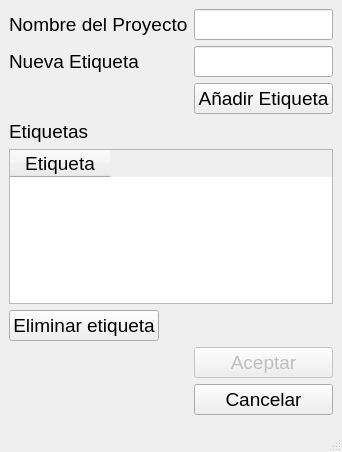
<?xml version="1.0" encoding="UTF-8"?>
<ui version="4.0">
    <class>MainWindow</class>
    <widget class="QMainWindow" name="MainWindow">
        <property name="geometry">
            <rect>
                <x>0</x>
                <y>0</y>
                <width>342</width>
                <height>452</height>
            </rect>
        </property>
        <property name="font">
            <font>
                <pointsize>14</pointsize>
            </font>
        </property>
        <property name="windowTitle">
            <string>Crear proyecto</string>
        </property>
        <widget class="QWidget" name="centralwidget">
            <layout class="QFormLayout" name="formLayout">
                <item row="1" column="1">
                    <widget class="QLineEdit" name="lineEdit_nombreProyecto"/>
                </item>
                <item row="5" column="0">
                    <widget class="QLabel" name="label_NuevaEtiqueta">
                        <property name="font">
                            <font>
                                <pointsize>14</pointsize>
                            </font>
                        </property>
                        <property name="text">
                            <string>Nueva Etiqueta</string>
                        </property>
                    </widget>
                </item>
                <item row="5" column="1">
                    <widget class="QLineEdit" name="lineEdit_nuevaEtiqueta"/>
                </item>
                <item row="8" column="0">
                    <widget class="QLabel" name="label__Etiquetas">
                        <property name="font">
                            <font>
                                <pointsize>14</pointsize>
                            </font>
                        </property>
                        <property name="text">
                            <string>Etiquetas</string>
                        </property>
                    </widget>
                </item>
                <item row="9" column="0" colspan="2">
                    <widget class="QTableWidget" name="tableWidget_etiquetas">
                        <property name="font">
                            <font>
                                <pointsize>14</pointsize>
                            </font>
                        </property>
                        <column>
                            <property name="text">
                                <string>Etiqueta</string>
                            </property>
                        </column>
                    </widget>
                </item>
                <item row="6" column="1">
                    <widget class="QPushButton" name="pushButton_addlabel">
                        <property name="font">
                            <font>
                                <pointsize>14</pointsize>
                            </font>
                        </property>
                        <property name="text">
                            <string>Añadir Etiqueta</string>
                        </property>
                    </widget>
                </item>
                <item row="10" column="0">
                    <widget class="QPushButton" name="pushButton_removelabel">
                        <property name="font">
                            <font>
                                <pointsize>14</pointsize>
                            </font>
                        </property>
                        <property name="text">
                            <string>Eliminar etiqueta</string>
                        </property>
                    </widget>
                </item>
                <item row="1" column="0">
                    <widget class="QLabel" name="label_nombreproyecto">
                        <property name="font">
                            <font>
                                <pointsize>14</pointsize>
                            </font>
                        </property>
                        <property name="text">
                            <string>Nombre del Proyecto</string>
                        </property>
                    </widget>
                </item>
                <item row="11" column="1">
                    <widget class="QPushButton" name="pushButton_aceptar">
                        <property name="enabled">
                            <bool>false</bool>
                        </property>
                        <property name="font">
                            <font>
                                <pointsize>14</pointsize>
                            </font>
                        </property>
                        <property name="text">
                            <string>Aceptar</string>
                        </property>
                    </widget>
                </item>
                <item row="12" column="1">
                    <widget class="QPushButton" name="pushButton_cancelar">
                        <property name="font">
                            <font>
                                <pointsize>14</pointsize>
                            </font>
                        </property>
                        <property name="text">
                            <string>Cancelar</string>
                        </property>
                    </widget>
                </item>
            </layout>
        </widget>
        <widget class="QMenuBar" name="menubar">
            <property name="geometry">
                <rect>
                    <x>0</x>
                    <y>0</y>
                    <width>342</width>
                    <height>21</height>
                </rect>
            </property>
        </widget>
        <widget class="QStatusBar" name="statusbar"/>
    </widget>
    <resources/>
    <connections/>
</ui>
